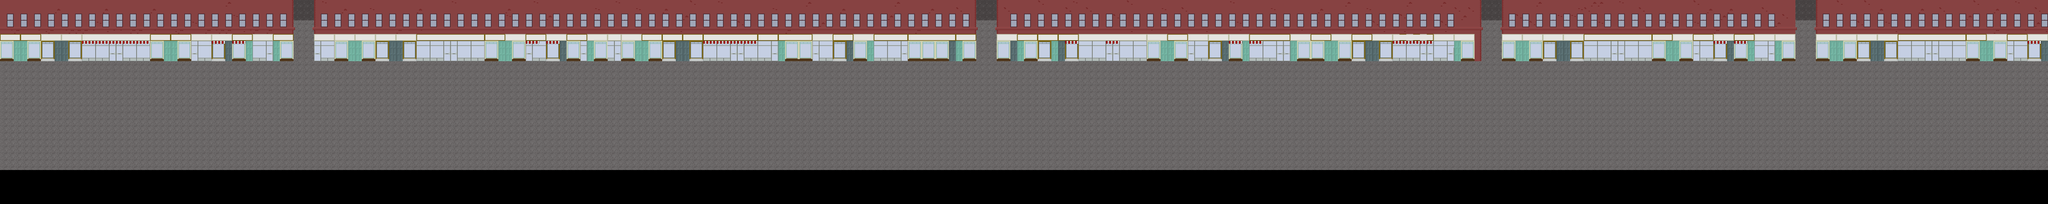

The image is a tile-based game level rendered from a .tmx file. Its description and source (layers, tilesets, objects; grid data summarised) follow:
An orthogonal 300x30 tile map with 32x32 px tiles, 5 tile layers (Collision, Ground, Bricks and stores, Windows, ...), 1 hidden layer not drawn, 4 tilesets.

<map version="1.0" orientation="orthogonal" width="300" height="30" tilewidth="32" tileheight="32">
 <properties>
  <property name="alt_offsetY" value="5" />
  <property name="alt_viewY" value="5" />
 </properties>
 <tileset firstgid="1" name="Collsion" tilewidth="32" tileheight="32">
  <image source="collision.png" width="320" height="320" />
 </tileset>
 <tileset firstgid="101" name="Wall" tilewidth="32" tileheight="32">
  <image source="wall.png" width="320" height="224" />
 </tileset>
 <tileset firstgid="171" name="Ground 2" tilewidth="32" tileheight="32">
  <image source="ground.png" width="288" height="255" />
 </tileset>
 <tileset firstgid="234" name="Store Front" tilewidth="32" tileheight="32">
  <image source="storefronts.png" width="320" height="224" />
 </tileset>
 <layer name="Collision" width="300" height="30">
  <data>[9000 cells, 616 non-empty, 1 distinct tile ids]</data>
 </layer>
 <layer name="Ground" width="300" height="30">
  <data>[9000 cells, 8936 non-empty, 7 distinct tile ids]</data>
 </layer>
 <layer name="Bricks and stores" width="300" height="30">
  <data>[9000 cells, 1348 non-empty, 62 distinct tile ids]</data>
 </layer>
 <layer name="Windows" width="300" height="30">
  <data>[9000 cells, 732 non-empty, 34 distinct tile ids]</data>
 </layer>
 <layer name="Tile Layer 5" width="300" height="30" visible="0">
  <data>[9000 cells, 102 non-empty, 15 distinct tile ids]</data>
 </layer>
 <layer name="Tile Layer 6" width="300" height="30">
  <data>[9000 cells, 0 non-empty, 0 distinct tile ids]</data>
 </layer>
</map>
